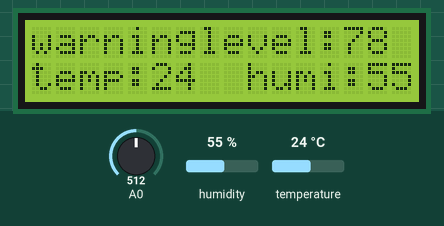
The sketch below on a simulated Arduino Uno, built with avr-gcc and run on an emulated ATmega328P. Shown: 16×2 character LCD. Inputs (shaded band) come from the test bench; at power-on: A0 = 512, temperature 24 °C, humidity 55 %. What the sketch prints to the serial monitor is not drawn.

Above: at 1.2 s.
1.3 s: A0 set to 332
At 2.22 s:
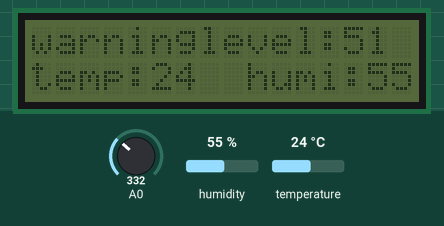
3.5 s: A0 set to 306
At 4.9 s:
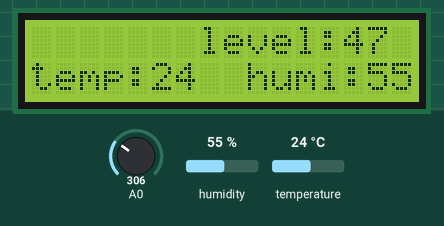
5.6 s: A0 set to 716
At 7.1 s:
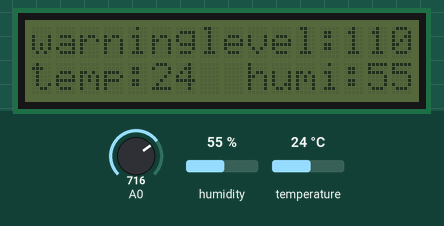
8.2 s: temperature set to 12 °C
At 10.26 s:
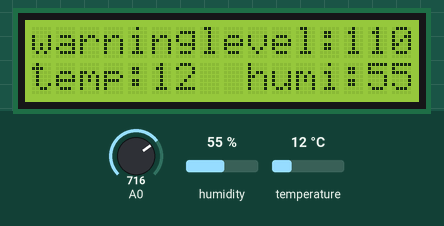
10.6 s: humidity set to 22 %
At 12.16 s:
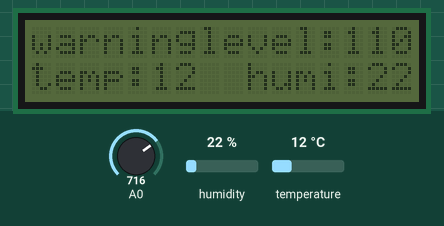
12.7 s: temperature set to 19 °C
At 14.27 s:
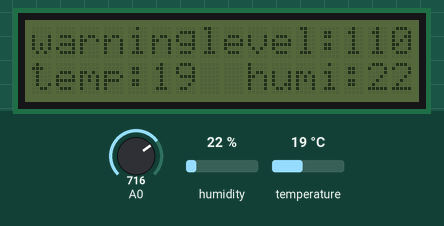
Timing chart, 0 to 15.7 s (numbered marks = the images above; inputs shaded):
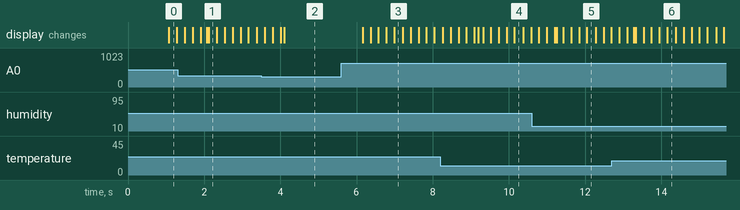

The sketch:

DHT11_WaterSensor.ino
```cpp
#include <Wire.h>
#include <LiquidCrystal_I2C.h>
#include <DFRobot_DHT11.h>

DFRobot_DHT11 DHT;
#define DHT11_PIN 10
#define KY_TU_TRONG 0

LiquidCrystal_I2C lcd(0x27, 16, 2);

int val;
int percent;
const int HUMIDITY_THRESHOLD = 85;
const int WATERLEVEL_THRESHOLD = 50;
const int TEMPERATURE_THRESHOLD = 40;

bool isLcdBlinking = false;
bool isLcdOn = false;
bool isHumiHigherThanThreshold = false;
bool isTempHigherThanThreshold = false;
bool isLevelHigherThanThreshold = false;

unsigned long currentReadDHTSensorMillis;
unsigned long previousReadDHTSensorMillis = 0;
const unsigned long intervalReadDHTSensor = 1000;

unsigned long currentReadWaterSensorMillis;
unsigned long previousReadWaterSensorMillis = 0;
const unsigned long intervalReadWaterSensor = 1000;

unsigned long currentBlinkMillis;
unsigned long previousBlinkMillis = 0;
const unsigned long intervalBlink = 200;

byte trong[] = {
  B00000,
  B00000,
  B00000,
  B00000,
  B00000,
  B00000,
  B00000,
  B00000
};

void readDHTSensor() {
  currentReadDHTSensorMillis = millis();
  if (currentReadDHTSensorMillis - previousReadDHTSensorMillis >= intervalReadDHTSensor) {
    previousReadDHTSensorMillis = currentReadDHTSensorMillis;
    DHT.read(DHT11_PIN);
    Serial.print("temp: ");
    Serial.println(DHT.temperature);
    Serial.print("humi: ");
    Serial.println(DHT.temperature);
  }
}

void readWaterSensor() {
  currentReadWaterSensorMillis = millis();
  if (currentReadWaterSensorMillis - previousReadWaterSensorMillis >= intervalReadWaterSensor) {
    previousReadWaterSensorMillis = currentReadWaterSensorMillis;
    val = analogRead(A0);
    Serial.print("water level: ");
    Serial.println(val);
  }
}

void printLcd() {
  percent = map(val, 0, 650, 0, 100);
  lcd.setCursor(0, 1); //9, 0
  lcd.print("temp:");
  lcd.setCursor(5, 1); //14, 0
  lcd.print(DHT.temperature);
  lcd.setCursor(7, 0); //0, 1
  lcd.print("level:");
  lcd.setCursor(13, 0);  //6, 0
  lcd.print(percent);
  if (percent < 10) {
    lcd.setCursor(14, 0);
    lcd.write(KY_TU_TRONG);
  }
  if (percent < 100) {
    lcd.setCursor(15, 0);
    lcd.write(KY_TU_TRONG);
  }
  lcd.setCursor(9, 1);
  lcd.print("humi:");
  lcd.setCursor(14, 1);
  lcd.print(DHT.humidity);
}

void checkHumi() {
  if(DHT.humidity >= HUMIDITY_THRESHOLD) {
    isHumiHigherThanThreshold = true;
  }
  else {
    isHumiHigherThanThreshold = false;
  }
}

void checkLevel() {
  if(percent >= WATERLEVEL_THRESHOLD) {
    isLevelHigherThanThreshold = true;
  }
  else {
    isLevelHigherThanThreshold = false;
  }
}

void checkTemp() {
  if(DHT.temperature >= TEMPERATURE_THRESHOLD) {
    isTempHigherThanThreshold = true;
  }
  else {
    isTempHigherThanThreshold = false;
  }
}

void printWarningLcd() {
  lcd.setCursor(0, 0);
  lcd.print("warning");
}

void clearWarningLcd() {
  lcd.setCursor(0, 0);
  lcd.print("       ");
}

void blinkLcd() {
  if (isHumiHigherThanThreshold || isTempHigherThanThreshold || isLevelHigherThanThreshold) {
    currentBlinkMillis = millis();
    printWarningLcd();
    if (currentBlinkMillis - previousBlinkMillis >= intervalBlink) {
      previousBlinkMillis = currentBlinkMillis;
      if (isLcdOn) {
        lcd.noBacklight();
        isLcdOn = false;
        Serial.println("bat");
      }
      else {
        lcd.backlight();
        isLcdOn = true;
        Serial.println("tat");
      }
    }
  }
  else {
    clearWarningLcd();
    lcd.backlight();
  }
}

  void setup() {
    Serial.begin(115200);
    lcd.init();
    lcd.backlight();
    lcd.createChar(KY_TU_TRONG, trong);
    pinMode(A0, INPUT);
  }

  void loop() {
    readDHTSensor();
    readWaterSensor();
    printLcd();
    checkHumi();
    checkTemp();
    checkLevel();
    blinkLcd();
  }
```

Measured:
- the behaviour switches between 325 and 324 on A0 (found by bisection; images 1 and 2)
- after the input at 1.3 s, the display: first differs from a run without the input after 0.76 s (image 1 shows a later state)
- after the input at 3.5 s, the display: first differs from a run without the input after 0.60 s (image 2)
- after the input at 5.6 s, the display: changes after 0.56 s (image 3)
- after the input at 8.2 s, the display: first differs from a run without the input after 0.99 s (image 4 shows a later state)
- after the input at 10.6 s, the display: first differs from a run without the input after 0.65 s (image 5)
- after the input at 12.7 s, the display: first differs from a run without the input after 0.57 s (image 6 shows a later state)
